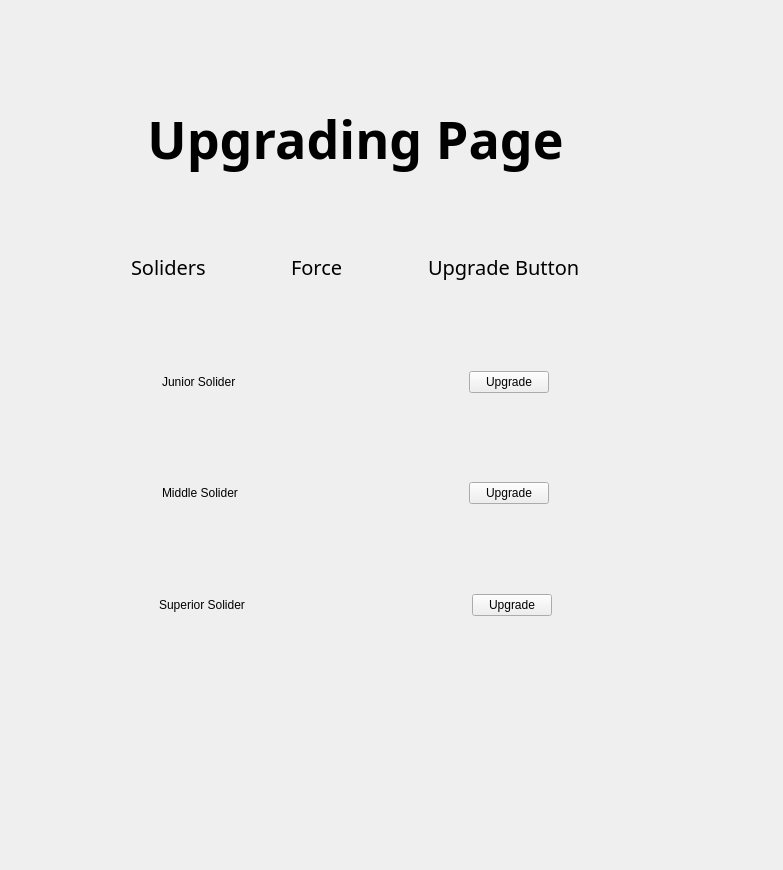
<?xml version="1.0" encoding="UTF-8"?>
<ui version="4.0">
 <class>Widget</class>
 <widget class="QWidget" name="Widget">
  <property name="geometry">
   <rect>
    <x>0</x>
    <y>0</y>
    <width>783</width>
    <height>870</height>
   </rect>
  </property>
  <property name="windowTitle">
   <string>Widget</string>
  </property>
  <property name="styleSheet">
   <string notr="true">#MainWindow{image:url(:/soliders/background.png)}</string>
  </property>
  <widget class="QWidget" name="widget_4" native="true">
   <property name="geometry">
    <rect>
     <x>30</x>
     <y>30</y>
     <width>651</width>
     <height>731</height>
    </rect>
   </property>
   <layout class="QVBoxLayout" name="verticalLayout_4">
    <item>
     <spacer name="verticalSpacer_5">
      <property name="orientation">
       <enum>Qt::Vertical</enum>
      </property>
      <property name="sizeHint" stdset="0">
       <size>
        <width>20</width>
        <height>40</height>
       </size>
      </property>
     </spacer>
    </item>
    <item>
     <widget class="QLabel" name="label_4">
      <property name="font">
       <font>
        <family>华文琥珀</family>
        <pointsize>39</pointsize>
        <weight>75</weight>
        <bold>true</bold>
       </font>
      </property>
      <property name="frameShape">
       <enum>QFrame::NoFrame</enum>
      </property>
      <property name="frameShadow">
       <enum>QFrame::Plain</enum>
      </property>
      <property name="text">
       <string>Upgrading Page</string>
      </property>
      <property name="alignment">
       <set>Qt::AlignCenter</set>
      </property>
     </widget>
    </item>
    <item>
     <spacer name="verticalSpacer">
      <property name="orientation">
       <enum>Qt::Vertical</enum>
      </property>
      <property name="sizeHint" stdset="0">
       <size>
        <width>20</width>
        <height>40</height>
       </size>
      </property>
     </spacer>
    </item>
    <item>
     <widget class="QWidget" name="widget_8" native="true">
      <layout class="QHBoxLayout" name="horizontalLayout_4">
       <item>
        <spacer name="horizontalSpacer_14">
         <property name="orientation">
          <enum>Qt::Horizontal</enum>
         </property>
         <property name="sizeHint" stdset="0">
          <size>
           <width>40</width>
           <height>20</height>
          </size>
         </property>
        </spacer>
       </item>
       <item>
        <widget class="QLabel" name="label_5">
         <property name="font">
          <font>
           <family>华文新魏</family>
           <pointsize>15</pointsize>
          </font>
         </property>
         <property name="text">
          <string>Soliders</string>
         </property>
        </widget>
       </item>
       <item>
        <spacer name="horizontalSpacer_13">
         <property name="orientation">
          <enum>Qt::Horizontal</enum>
         </property>
         <property name="sizeHint" stdset="0">
          <size>
           <width>40</width>
           <height>20</height>
          </size>
         </property>
        </spacer>
       </item>
       <item>
        <widget class="QLabel" name="label_6">
         <property name="font">
          <font>
           <family>华文新魏</family>
           <pointsize>15</pointsize>
          </font>
         </property>
         <property name="text">
          <string>Force</string>
         </property>
        </widget>
       </item>
       <item>
        <spacer name="horizontalSpacer_15">
         <property name="orientation">
          <enum>Qt::Horizontal</enum>
         </property>
         <property name="sizeHint" stdset="0">
          <size>
           <width>40</width>
           <height>20</height>
          </size>
         </property>
        </spacer>
       </item>
       <item>
        <widget class="QLabel" name="label_7">
         <property name="font">
          <font>
           <family>华文新魏</family>
           <pointsize>15</pointsize>
          </font>
         </property>
         <property name="text">
          <string>Upgrade Button</string>
         </property>
        </widget>
       </item>
       <item>
        <spacer name="horizontalSpacer_16">
         <property name="orientation">
          <enum>Qt::Horizontal</enum>
         </property>
         <property name="sizeHint" stdset="0">
          <size>
           <width>40</width>
           <height>20</height>
          </size>
         </property>
        </spacer>
       </item>
      </layout>
     </widget>
    </item>
    <item>
     <spacer name="verticalSpacer_6">
      <property name="orientation">
       <enum>Qt::Vertical</enum>
      </property>
      <property name="sizeHint" stdset="0">
       <size>
        <width>20</width>
        <height>40</height>
       </size>
      </property>
     </spacer>
    </item>
    <item>
     <widget class="QWidget" name="widget" native="true">
      <layout class="QHBoxLayout" name="horizontalLayout_3">
       <item>
        <spacer name="horizontalSpacer_3">
         <property name="orientation">
          <enum>Qt::Horizontal</enum>
         </property>
         <property name="sizeHint" stdset="0">
          <size>
           <width>40</width>
           <height>20</height>
          </size>
         </property>
        </spacer>
       </item>
       <item>
        <widget class="QLabel" name="label">
         <property name="styleSheet">
          <string notr="true">#MainWindow{border-image:url(:/soliders/s1.PNG)}</string>
         </property>
         <property name="frameShape">
          <enum>QFrame::NoFrame</enum>
         </property>
         <property name="frameShadow">
          <enum>QFrame::Plain</enum>
         </property>
         <property name="text">
          <string>Junior Solider</string>
         </property>
        </widget>
       </item>
       <item>
        <spacer name="horizontalSpacer_12">
         <property name="orientation">
          <enum>Qt::Horizontal</enum>
         </property>
         <property name="sizeHint" stdset="0">
          <size>
           <width>40</width>
           <height>20</height>
          </size>
         </property>
        </spacer>
       </item>
       <item>
        <widget class="Slider" name="widget_5" native="true"/>
       </item>
       <item>
        <spacer name="horizontalSpacer">
         <property name="orientation">
          <enum>Qt::Horizontal</enum>
         </property>
         <property name="sizeHint" stdset="0">
          <size>
           <width>40</width>
           <height>20</height>
          </size>
         </property>
        </spacer>
       </item>
       <item>
        <widget class="QPushButton" name="btn1">
         <property name="text">
          <string>Upgrade</string>
         </property>
        </widget>
       </item>
       <item>
        <spacer name="horizontalSpacer_11">
         <property name="orientation">
          <enum>Qt::Horizontal</enum>
         </property>
         <property name="sizeHint" stdset="0">
          <size>
           <width>40</width>
           <height>20</height>
          </size>
         </property>
        </spacer>
       </item>
      </layout>
     </widget>
    </item>
    <item>
     <spacer name="verticalSpacer_3">
      <property name="orientation">
       <enum>Qt::Vertical</enum>
      </property>
      <property name="sizeHint" stdset="0">
       <size>
        <width>20</width>
        <height>40</height>
       </size>
      </property>
     </spacer>
    </item>
    <item>
     <widget class="QWidget" name="widget_2" native="true">
      <layout class="QHBoxLayout" name="horizontalLayout_2">
       <item>
        <spacer name="horizontalSpacer_6">
         <property name="orientation">
          <enum>Qt::Horizontal</enum>
         </property>
         <property name="sizeHint" stdset="0">
          <size>
           <width>40</width>
           <height>20</height>
          </size>
         </property>
        </spacer>
       </item>
       <item>
        <widget class="QLabel" name="label_2">
         <property name="text">
          <string>Middle Solider</string>
         </property>
        </widget>
       </item>
       <item>
        <spacer name="horizontalSpacer_10">
         <property name="orientation">
          <enum>Qt::Horizontal</enum>
         </property>
         <property name="sizeHint" stdset="0">
          <size>
           <width>40</width>
           <height>20</height>
          </size>
         </property>
        </spacer>
       </item>
       <item>
        <widget class="Slider2" name="widget_6" native="true"/>
       </item>
       <item>
        <spacer name="horizontalSpacer_9">
         <property name="orientation">
          <enum>Qt::Horizontal</enum>
         </property>
         <property name="sizeHint" stdset="0">
          <size>
           <width>40</width>
           <height>20</height>
          </size>
         </property>
        </spacer>
       </item>
       <item>
        <widget class="QPushButton" name="btn2">
         <property name="text">
          <string>Upgrade</string>
         </property>
        </widget>
       </item>
       <item>
        <spacer name="horizontalSpacer_7">
         <property name="orientation">
          <enum>Qt::Horizontal</enum>
         </property>
         <property name="sizeHint" stdset="0">
          <size>
           <width>40</width>
           <height>20</height>
          </size>
         </property>
        </spacer>
       </item>
      </layout>
     </widget>
    </item>
    <item>
     <spacer name="verticalSpacer_4">
      <property name="orientation">
       <enum>Qt::Vertical</enum>
      </property>
      <property name="sizeHint" stdset="0">
       <size>
        <width>20</width>
        <height>40</height>
       </size>
      </property>
     </spacer>
    </item>
    <item>
     <widget class="QWidget" name="widget_3" native="true">
      <layout class="QHBoxLayout" name="horizontalLayout">
       <item>
        <spacer name="horizontalSpacer_2">
         <property name="orientation">
          <enum>Qt::Horizontal</enum>
         </property>
         <property name="sizeHint" stdset="0">
          <size>
           <width>40</width>
           <height>20</height>
          </size>
         </property>
        </spacer>
       </item>
       <item>
        <widget class="QLabel" name="label_3">
         <property name="text">
          <string>Superior Solider</string>
         </property>
        </widget>
       </item>
       <item>
        <spacer name="horizontalSpacer_4">
         <property name="orientation">
          <enum>Qt::Horizontal</enum>
         </property>
         <property name="sizeHint" stdset="0">
          <size>
           <width>40</width>
           <height>20</height>
          </size>
         </property>
        </spacer>
       </item>
       <item>
        <widget class="Slider3" name="widget_7" native="true"/>
       </item>
       <item>
        <spacer name="horizontalSpacer_8">
         <property name="orientation">
          <enum>Qt::Horizontal</enum>
         </property>
         <property name="sizeHint" stdset="0">
          <size>
           <width>40</width>
           <height>20</height>
          </size>
         </property>
        </spacer>
       </item>
       <item>
        <widget class="QPushButton" name="btn3">
         <property name="text">
          <string>Upgrade</string>
         </property>
        </widget>
       </item>
       <item>
        <spacer name="horizontalSpacer_5">
         <property name="orientation">
          <enum>Qt::Horizontal</enum>
         </property>
         <property name="sizeHint" stdset="0">
          <size>
           <width>40</width>
           <height>20</height>
          </size>
         </property>
        </spacer>
       </item>
      </layout>
     </widget>
    </item>
    <item>
     <spacer name="verticalSpacer_7">
      <property name="orientation">
       <enum>Qt::Vertical</enum>
      </property>
      <property name="sizeHint" stdset="0">
       <size>
        <width>20</width>
        <height>40</height>
       </size>
      </property>
     </spacer>
    </item>
    <item>
     <spacer name="verticalSpacer_2">
      <property name="orientation">
       <enum>Qt::Vertical</enum>
      </property>
      <property name="sizeHint" stdset="0">
       <size>
        <width>20</width>
        <height>40</height>
       </size>
      </property>
     </spacer>
    </item>
   </layout>
  </widget>
 </widget>
 <layoutdefault spacing="6" margin="11"/>
 <customwidgets>
  <customwidget>
   <class>Slider</class>
   <extends>QWidget</extends>
   <header location="global">slider.h</header>
   <container>1</container>
  </customwidget>
  <customwidget>
   <class>Slider2</class>
   <extends>QWidget</extends>
   <header location="global">slider2.h</header>
   <container>1</container>
  </customwidget>
  <customwidget>
   <class>Slider3</class>
   <extends>QWidget</extends>
   <header location="global">slider3.h</header>
   <container>1</container>
  </customwidget>
 </customwidgets>
 <resources/>
 <connections/>
</ui>
